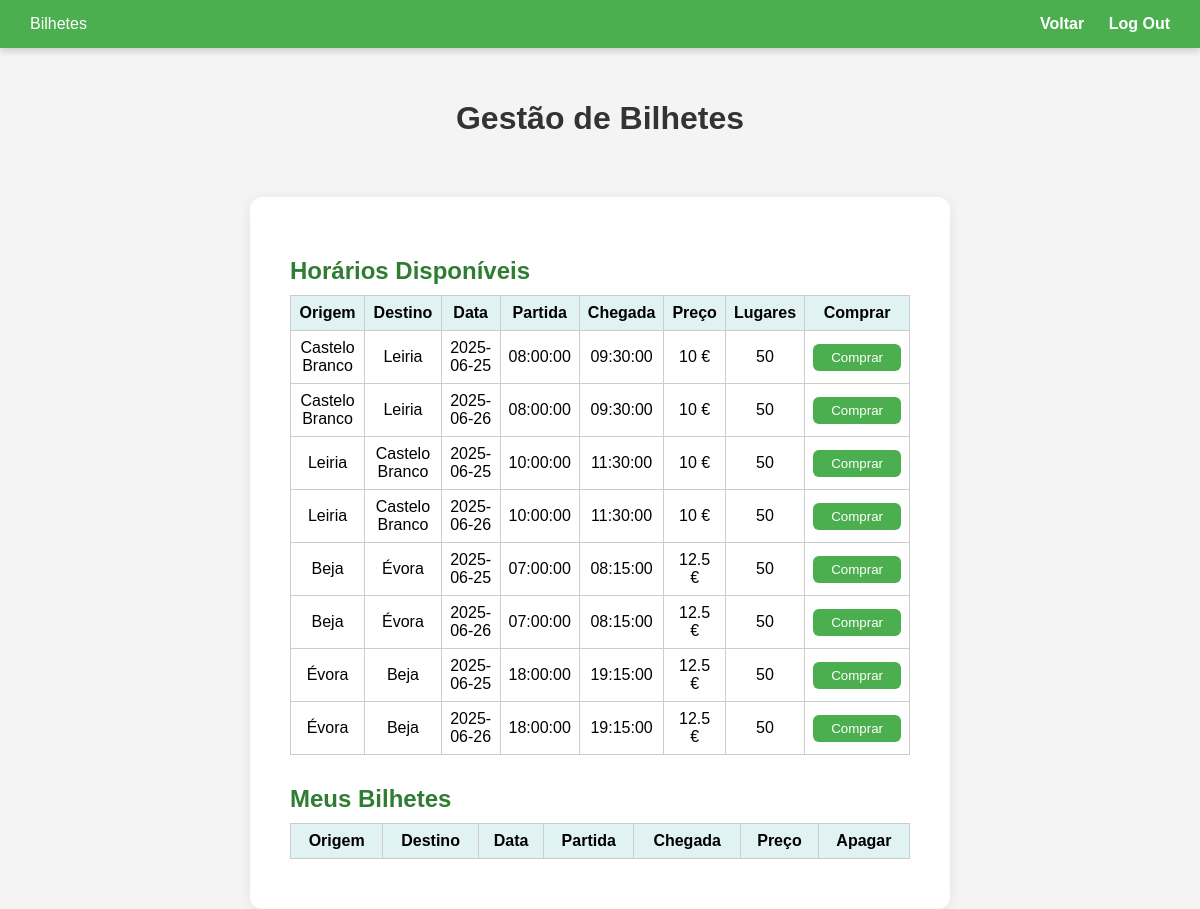
Page /paginas/ClienteBilhetes.php (signed in) on the committed database.
### tables this page shows
CREATE TABLE `horarios` (
  `id_horario` int(11) NOT NULL,
  `id_rota` int(11) NOT NULL,
  `data` date NOT NULL,
  `hora_partida` time NOT NULL,
  `hora_chegada` time NOT NULL,
  `lugares_disponiveis` int(11) NOT NULL
);

CREATE TABLE `cidades` (
  `id_cidade` int(11) NOT NULL,
  `nome_cidade` varchar(40) NOT NULL
);

CREATE TABLE `rotas` (
  `id_rota` int(11) NOT NULL,
  `id_origem` int(11) NOT NULL,
  `id_destino` int(11) NOT NULL,
  `preco` double NOT NULL
);

### paginas/ClienteBilhetes.php (the view, shortened to what this page needs)
<?php
$sql_horarios = "
    SELECT h.*, r.preco, c1.nome_cidade AS origem, c2.nome_cidade AS destino
    FROM horarios h
    JOIN rotas r ON h.id_rota = r.id_rota
    JOIN cidades c1 ON r.id_origem = c1.id_cidade
    JOIN cidades c2 ON r.id_destino = c2.id_cidade
    WHERE h.lugares_disponiveis > 0
";
$res_horarios = mysqli_query($conn, $sql_horarios);
?>
<!DOCTYPE html>
<html lang="pt">
<head>
</head>
<body>
    <div class="navbar">
        <div class="nav-left">Bilhetes</div>
        <div class="nav-right">
            <a href="PagIniCliente.php">Voltar</a>
            <a href="logout.php">Log Out</a>
        </div>
    </div>
    <h1>Gestão de Bilhetes</h1>
    <div class="container">
        <h2 class="section-title">Horários Disponíveis</h2>
        <table>
            <tr>
                <th>Origem</th>
                <th>Destino</th>
                <th>Data</th>
                <th>Partida</th>
                <th>Chegada</th>
                <th>Preço</th>
                <th>Lugares</th>
                <th>Comprar</th>
            </tr>
            <?php while ($horario = mysqli_fetch_assoc($res_horarios)) { ?>
                <tr>
                    <form method="post">
                        <td><?php echo $horario['origem']; ?></td>
                        <td><?php echo $horario['destino']; ?></td>
                        <td><?php echo $horario['data']; ?></td>
                        <td><?php echo $horario['hora_partida']; ?></td>
                        <td><?php echo $horario['hora_chegada']; ?></td>
                        <td><?php echo $horario['preco']; ?> €</td>
                        <td><?php echo $horario['lugares_disponiveis']; ?></td>
                        <td>
                            <button class="comprar-btn" type="submit" name="comprar">Comprar</button>
                        </td>
                    </form>
                </tr>
            <?php } ?>
        </table>
        <h2 class="section-title">Meus Bilhetes</h2>
        <table>
            <tr>
                <th>Origem</th>
                <th>Destino</th>
                <th>Data</th>
                <th>Partida</th>
                <th>Chegada</th>
                <th>Preço</th>
                <th>Apagar</th>
            </tr>
        </table>
    </div>
</body>
</html>

### paginas/ClienteBilhetes.php (style rules this page uses)
*, *::before, *::after { margin: 0; padding: 0; box-sizing: border-box; }
body { font-family: Arial, sans-serif; background-color: #f4f4f4; display: flex; flex-direction: column; align-items: center; padding-top: 100px; min-height: 100vh; }
.navbar { position: fixed; top: 0; left: 0; width: 100%; background-color: hsl(122, 39.40%, 49.20%); color: white; display: flex; justify-content: space-between; align-items: center; padding: 15px 30px; box-shadow: 0 2px 8px rgba(0, 0, 0, 0.2); z-index: 1000; }
.navbar a { color: white; text-decoration: none; margin-left: 20px; font-weight: bold; }
h1 { color: #333; margin-bottom: 40px; text-align: center; }
.container { background: #fff; padding: 30px 40px; border-radius: 12px; box-shadow: 0 2px 12px rgba(0, 0, 0, 0.08); margin-top: 20px; min-width: 320px; max-width: 700px; }
table { width: 100%; border-collapse: collapse; margin-bottom: 20px; }
th, td { border: 1px solid #ccc; padding: 8px; text-align: center; }
th { background: #e0f2f1; }
.comprar-btn { padding: 6px 18px; background: hsl(122, 39.40%, 49.20%); color: #fff; border: none; border-radius: 6px; cursor: pointer; }
.section-title { margin-top: 30px; margin-bottom: 10px; color: #2e7d32; }

### rows in the picture
horarios: cidades.nome_cidade "Castelo Branco", cidades.nome_cidade "Leiria", data "2025-06-25", hora_partida "08:00:00", hora_chegada "09:30:00", id_rota.preco "10", lugares_disponiveis "50"
horarios: cidades.nome_cidade "Castelo Branco", cidades.nome_cidade "Leiria", data "2025-06-26", hora_partida "08:00:00", hora_chegada "09:30:00", id_rota.preco "10", lugares_disponiveis "50"
horarios: cidades.nome_cidade "Leiria", cidades.nome_cidade "Castelo Branco", data "2025-06-25", hora_partida "10:00:00", hora_chegada "11:30:00", id_rota.preco "10", lugares_disponiveis "50"
horarios: cidades.nome_cidade "Leiria", cidades.nome_cidade "Castelo Branco", data "2025-06-26", hora_partida "10:00:00", hora_chegada "11:30:00", id_rota.preco "10", lugares_disponiveis "50"
horarios: cidades.nome_cidade "Beja", cidades.nome_cidade "Évora", data "2025-06-25", hora_partida "07:00:00", hora_chegada "08:15:00", id_rota.preco "12.5", lugares_disponiveis "50"
horarios: cidades.nome_cidade "Beja", cidades.nome_cidade "Évora", data "2025-06-26", hora_partida "07:00:00", hora_chegada "08:15:00", id_rota.preco "12.5", lugares_disponiveis "50"
horarios: cidades.nome_cidade "Évora", cidades.nome_cidade "Beja", data "2025-06-25", hora_partida "18:00:00", hora_chegada "19:15:00", id_rota.preco "12.5", lugares_disponiveis "50"
horarios: cidades.nome_cidade "Évora", cidades.nome_cidade "Beja", data "2025-06-26", hora_partida "18:00:00", hora_chegada "19:15:00", id_rota.preco "12.5", lugares_disponiveis "50"
